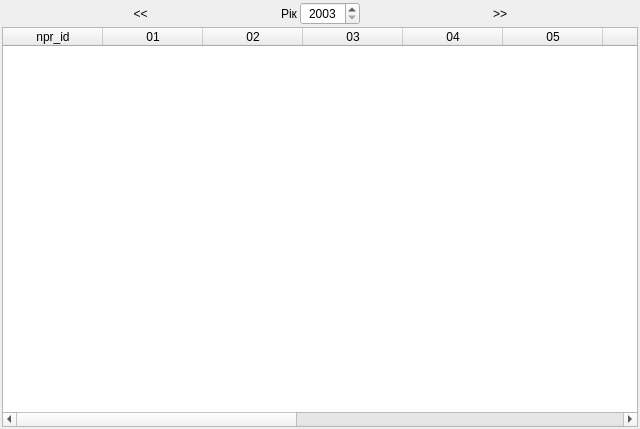
<?xml version="1.0" encoding="UTF-8"?>
<ui version="4.0">
 <class>UDialogIndexaciyaType</class>
 <widget class="QDialog" name="UDialogIndexaciyaType">
  <property name="geometry">
   <rect>
    <x>0</x>
    <y>0</y>
    <width>640</width>
    <height>429</height>
   </rect>
  </property>
  <property name="windowTitle">
   <string>Тип індексації працівників</string>
  </property>
  <layout class="QVBoxLayout" name="verticalLayout">
   <property name="spacing">
    <number>2</number>
   </property>
   <property name="margin">
    <number>2</number>
   </property>
   <item>
    <layout class="QHBoxLayout" name="horizontalLayout">
     <property name="spacing">
      <number>2</number>
     </property>
     <item>
      <widget class="QToolButton" name="toolButton_prevYear">
       <property name="sizePolicy">
        <sizepolicy hsizetype="Expanding" vsizetype="Fixed">
         <horstretch>0</horstretch>
         <verstretch>0</verstretch>
        </sizepolicy>
       </property>
       <property name="text">
        <string>&lt;&lt;</string>
       </property>
       <property name="icon">
        <iconset resource="../uPictRc.qrc">
         <normaloff>:/crystalProject/pictures/crystal-project-actions-PNG/1leftarrow-256.png</normaloff>:/crystalProject/pictures/crystal-project-actions-PNG/1leftarrow-256.png</iconset>
       </property>
       <property name="autoRaise">
        <bool>true</bool>
       </property>
      </widget>
     </item>
     <item>
      <widget class="QLabel" name="label">
       <property name="text">
        <string>Рік</string>
       </property>
      </widget>
     </item>
     <item>
      <widget class="QSpinBox" name="spinBox_curYear">
       <property name="minimumSize">
        <size>
         <width>60</width>
         <height>0</height>
        </size>
       </property>
       <property name="alignment">
        <set>Qt::AlignCenter</set>
       </property>
       <property name="minimum">
        <number>2003</number>
       </property>
       <property name="maximum">
        <number>2100</number>
       </property>
      </widget>
     </item>
     <item>
      <widget class="QToolButton" name="toolButton_nextYear">
       <property name="sizePolicy">
        <sizepolicy hsizetype="Expanding" vsizetype="Fixed">
         <horstretch>0</horstretch>
         <verstretch>0</verstretch>
        </sizepolicy>
       </property>
       <property name="text">
        <string>&gt;&gt;</string>
       </property>
       <property name="icon">
        <iconset resource="../uPictRc.qrc">
         <normaloff>:/crystalProject/pictures/crystal-project-actions-PNG/1rightarrow-256.png</normaloff>:/crystalProject/pictures/crystal-project-actions-PNG/1rightarrow-256.png</iconset>
       </property>
       <property name="autoRaise">
        <bool>true</bool>
       </property>
      </widget>
     </item>
    </layout>
   </item>
   <item>
    <widget class="QTableWidget" name="tableWidget_indexType">
     <property name="selectionMode">
      <enum>QAbstractItemView::SingleSelection</enum>
     </property>
     <property name="selectionBehavior">
      <enum>QAbstractItemView::SelectRows</enum>
     </property>
     <column>
      <property name="text">
       <string>npr_id</string>
      </property>
     </column>
     <column>
      <property name="text">
       <string>01</string>
      </property>
     </column>
     <column>
      <property name="text">
       <string>02</string>
      </property>
     </column>
     <column>
      <property name="text">
       <string>03</string>
      </property>
     </column>
     <column>
      <property name="text">
       <string>04</string>
      </property>
     </column>
     <column>
      <property name="text">
       <string>05</string>
      </property>
     </column>
     <column>
      <property name="text">
       <string>06</string>
      </property>
     </column>
     <column>
      <property name="text">
       <string>07</string>
      </property>
     </column>
     <column>
      <property name="text">
       <string>08</string>
      </property>
     </column>
     <column>
      <property name="text">
       <string>09</string>
      </property>
     </column>
     <column>
      <property name="text">
       <string>10</string>
      </property>
     </column>
     <column>
      <property name="text">
       <string>11</string>
      </property>
     </column>
     <column>
      <property name="text">
       <string>12</string>
      </property>
     </column>
    </widget>
   </item>
  </layout>
  <action name="action_basingScriptDefinition">
   <property name="icon">
    <iconset resource="../uPictRc.qrc">
     <normaloff>:/crystalProject/pictures/crystal-project-actions-PNG/1day-256.png</normaloff>:/crystalProject/pictures/crystal-project-actions-PNG/1day-256.png</iconset>
   </property>
   <property name="text">
    <string>Визначається скриптом</string>
   </property>
   <property name="toolTip">
    <string>Встановити для поточного працівника базовість, що визначається скриптом</string>
   </property>
  </action>
  <action name="action_baseMonth">
   <property name="text">
    <string>Базовий місяць</string>
   </property>
   <property name="toolTip">
    <string>Встановити для поточного працівника місяць базовим</string>
   </property>
  </action>
  <action name="action_noBaseMonth">
   <property name="text">
    <string>Не базовий місяць</string>
   </property>
   <property name="toolTip">
    <string>Встановити для поточного працівника місяць не базовим</string>
   </property>
  </action>
  <action name="action_basingScriptDefinitionAll">
   <property name="icon">
    <iconset resource="../uPictRc.qrc">
     <normaloff>:/crystalProject/pictures/crystal-project-actions-PNG/7days-256.png</normaloff>:/crystalProject/pictures/crystal-project-actions-PNG/7days-256.png</iconset>
   </property>
   <property name="text">
    <string>Базовість місяця визначається скриптом для усіх працівників</string>
   </property>
   <property name="toolTip">
    <string>Встановити для усіх працівників базовість, що визначається скриптом</string>
   </property>
  </action>
  <action name="action_baseMonthAll">
   <property name="text">
    <string>Базовий місяць для усіх працівників</string>
   </property>
   <property name="toolTip">
    <string>Встановити для усіх працівників місяць базовим</string>
   </property>
  </action>
  <action name="action_noBaseMonthAll">
   <property name="text">
    <string>Не базовий місяць для усіх працівників</string>
   </property>
   <property name="toolTip">
    <string>Встановити для усіх працівників місяць не базовим</string>
   </property>
  </action>
 </widget>
 <resources>
  <include location="../uPictRc.qrc"/>
 </resources>
 <connections/>
</ui>
